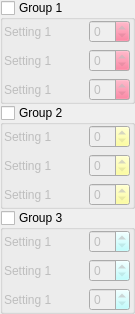
<?xml version="1.0" encoding="UTF-8"?>
<ui version="4.0">
 <class>FileSrcNodeUI</class>
 <widget class="QWidget" name="FileSrcNodeUI">
  <property name="geometry">
   <rect>
    <x>0</x>
    <y>0</y>
    <width>135</width>
    <height>309</height>
   </rect>
  </property>
  <property name="windowTitle">
   <string>Form</string>
  </property>
  <layout class="QGridLayout" name="gridLayout_5">
   <property name="leftMargin">
    <number>0</number>
   </property>
   <property name="topMargin">
    <number>0</number>
   </property>
   <property name="rightMargin">
    <number>0</number>
   </property>
   <property name="bottomMargin">
    <number>0</number>
   </property>
   <property name="spacing">
    <number>1</number>
   </property>
   <item row="1" column="0">
    <widget class="ctkCollapsibleButton" name="groupBox_2">
     <property name="palette">
      <palette>
       <active>
        <colorrole role="Button">
         <brush brushstyle="SolidPattern">
          <color alpha="255">
           <red>255</red>
           <green>255</green>
           <blue>127</blue>
          </color>
         </brush>
        </colorrole>
        <colorrole role="ButtonText">
         <brush brushstyle="SolidPattern">
          <color alpha="255">
           <red>170</red>
           <green>0</green>
           <blue>127</blue>
          </color>
         </brush>
        </colorrole>
       </active>
       <inactive>
        <colorrole role="Button">
         <brush brushstyle="SolidPattern">
          <color alpha="255">
           <red>255</red>
           <green>255</green>
           <blue>127</blue>
          </color>
         </brush>
        </colorrole>
        <colorrole role="ButtonText">
         <brush brushstyle="SolidPattern">
          <color alpha="255">
           <red>170</red>
           <green>0</green>
           <blue>127</blue>
          </color>
         </brush>
        </colorrole>
       </inactive>
       <disabled>
        <colorrole role="Button">
         <brush brushstyle="SolidPattern">
          <color alpha="255">
           <red>255</red>
           <green>255</green>
           <blue>127</blue>
          </color>
         </brush>
        </colorrole>
        <colorrole role="ButtonText">
         <brush brushstyle="SolidPattern">
          <color alpha="255">
           <red>129</red>
           <green>120</green>
           <blue>106</blue>
          </color>
         </brush>
        </colorrole>
       </disabled>
      </palette>
     </property>
     <property name="title">
      <string>Group 2</string>
     </property>
     <property name="flat">
      <bool>false</bool>
     </property>
     <property name="checkable">
      <bool>true</bool>
     </property>
     <property name="checked">
      <bool>false</bool>
     </property>
     <layout class="QGridLayout" name="gridLayout_2">
      <property name="leftMargin">
       <number>0</number>
      </property>
      <property name="topMargin">
       <number>0</number>
      </property>
      <property name="rightMargin">
       <number>0</number>
      </property>
      <property name="bottomMargin">
       <number>0</number>
      </property>
      <item row="0" column="2">
       <widget class="QSpinBox" name="spinBox_52">
        <property name="sizePolicy">
         <sizepolicy hsizetype="Maximum" vsizetype="Fixed">
          <horstretch>0</horstretch>
          <verstretch>0</verstretch>
         </sizepolicy>
        </property>
       </widget>
      </item>
      <item row="0" column="1">
       <spacer name="horizontalSpacer_52">
        <property name="orientation">
         <enum>Qt::Horizontal</enum>
        </property>
        <property name="sizeType">
         <enum>QSizePolicy::Fixed</enum>
        </property>
        <property name="sizeHint" stdset="0">
         <size>
          <width>30</width>
          <height>5</height>
         </size>
        </property>
       </spacer>
      </item>
      <item row="0" column="0">
       <widget class="QLabel" name="label_52">
        <property name="sizePolicy">
         <sizepolicy hsizetype="Maximum" vsizetype="Preferred">
          <horstretch>0</horstretch>
          <verstretch>0</verstretch>
         </sizepolicy>
        </property>
        <property name="text">
         <string>Setting 1</string>
        </property>
       </widget>
      </item>
      <item row="1" column="1">
       <spacer name="horizontalSpacer_53">
        <property name="orientation">
         <enum>Qt::Horizontal</enum>
        </property>
        <property name="sizeType">
         <enum>QSizePolicy::Fixed</enum>
        </property>
        <property name="sizeHint" stdset="0">
         <size>
          <width>30</width>
          <height>5</height>
         </size>
        </property>
       </spacer>
      </item>
      <item row="2" column="0">
       <widget class="QLabel" name="label_54">
        <property name="sizePolicy">
         <sizepolicy hsizetype="Maximum" vsizetype="Preferred">
          <horstretch>0</horstretch>
          <verstretch>0</verstretch>
         </sizepolicy>
        </property>
        <property name="text">
         <string>Setting 1</string>
        </property>
       </widget>
      </item>
      <item row="1" column="0">
       <widget class="QLabel" name="label_53">
        <property name="sizePolicy">
         <sizepolicy hsizetype="Maximum" vsizetype="Preferred">
          <horstretch>0</horstretch>
          <verstretch>0</verstretch>
         </sizepolicy>
        </property>
        <property name="text">
         <string>Setting 1</string>
        </property>
       </widget>
      </item>
      <item row="2" column="2">
       <widget class="QSpinBox" name="spinBox_54">
        <property name="sizePolicy">
         <sizepolicy hsizetype="Maximum" vsizetype="Fixed">
          <horstretch>0</horstretch>
          <verstretch>0</verstretch>
         </sizepolicy>
        </property>
       </widget>
      </item>
      <item row="2" column="1">
       <spacer name="horizontalSpacer_54">
        <property name="orientation">
         <enum>Qt::Horizontal</enum>
        </property>
        <property name="sizeType">
         <enum>QSizePolicy::Fixed</enum>
        </property>
        <property name="sizeHint" stdset="0">
         <size>
          <width>30</width>
          <height>5</height>
         </size>
        </property>
       </spacer>
      </item>
      <item row="1" column="2">
       <widget class="QSpinBox" name="spinBox_53">
        <property name="sizePolicy">
         <sizepolicy hsizetype="Maximum" vsizetype="Fixed">
          <horstretch>0</horstretch>
          <verstretch>0</verstretch>
         </sizepolicy>
        </property>
       </widget>
      </item>
     </layout>
    </widget>
   </item>
   <item row="2" column="0">
    <widget class="ctkCollapsibleButton" name="groupBox_3">
     <property name="palette">
      <palette>
       <active>
        <colorrole role="Button">
         <brush brushstyle="SolidPattern">
          <color alpha="255">
           <red>170</red>
           <green>255</green>
           <blue>255</blue>
          </color>
         </brush>
        </colorrole>
        <colorrole role="ButtonText">
         <brush brushstyle="SolidPattern">
          <color alpha="255">
           <red>50</red>
           <green>50</green>
           <blue>0</blue>
          </color>
         </brush>
        </colorrole>
       </active>
       <inactive>
        <colorrole role="Button">
         <brush brushstyle="SolidPattern">
          <color alpha="255">
           <red>170</red>
           <green>255</green>
           <blue>255</blue>
          </color>
         </brush>
        </colorrole>
        <colorrole role="ButtonText">
         <brush brushstyle="SolidPattern">
          <color alpha="255">
           <red>50</red>
           <green>50</green>
           <blue>0</blue>
          </color>
         </brush>
        </colorrole>
       </inactive>
       <disabled>
        <colorrole role="Button">
         <brush brushstyle="SolidPattern">
          <color alpha="255">
           <red>170</red>
           <green>255</green>
           <blue>255</blue>
          </color>
         </brush>
        </colorrole>
        <colorrole role="ButtonText">
         <brush brushstyle="SolidPattern">
          <color alpha="255">
           <red>129</red>
           <green>120</green>
           <blue>106</blue>
          </color>
         </brush>
        </colorrole>
       </disabled>
      </palette>
     </property>
     <property name="title">
      <string>Group 3</string>
     </property>
     <property name="flat">
      <bool>false</bool>
     </property>
     <property name="checkable">
      <bool>true</bool>
     </property>
     <property name="checked">
      <bool>false</bool>
     </property>
     <layout class="QGridLayout" name="gridLayout_3">
      <property name="leftMargin">
       <number>0</number>
      </property>
      <property name="topMargin">
       <number>0</number>
      </property>
      <property name="rightMargin">
       <number>0</number>
      </property>
      <property name="bottomMargin">
       <number>0</number>
      </property>
      <item row="0" column="1">
       <spacer name="horizontalSpacer_58">
        <property name="orientation">
         <enum>Qt::Horizontal</enum>
        </property>
        <property name="sizeType">
         <enum>QSizePolicy::Fixed</enum>
        </property>
        <property name="sizeHint" stdset="0">
         <size>
          <width>30</width>
          <height>5</height>
         </size>
        </property>
       </spacer>
      </item>
      <item row="2" column="0">
       <widget class="QLabel" name="label_60">
        <property name="sizePolicy">
         <sizepolicy hsizetype="Maximum" vsizetype="Preferred">
          <horstretch>0</horstretch>
          <verstretch>0</verstretch>
         </sizepolicy>
        </property>
        <property name="text">
         <string>Setting 1</string>
        </property>
       </widget>
      </item>
      <item row="1" column="2">
       <widget class="QSpinBox" name="spinBox_59">
        <property name="sizePolicy">
         <sizepolicy hsizetype="Maximum" vsizetype="Fixed">
          <horstretch>0</horstretch>
          <verstretch>0</verstretch>
         </sizepolicy>
        </property>
       </widget>
      </item>
      <item row="1" column="1">
       <spacer name="horizontalSpacer_59">
        <property name="orientation">
         <enum>Qt::Horizontal</enum>
        </property>
        <property name="sizeType">
         <enum>QSizePolicy::Fixed</enum>
        </property>
        <property name="sizeHint" stdset="0">
         <size>
          <width>30</width>
          <height>5</height>
         </size>
        </property>
       </spacer>
      </item>
      <item row="2" column="1">
       <spacer name="horizontalSpacer_60">
        <property name="orientation">
         <enum>Qt::Horizontal</enum>
        </property>
        <property name="sizeType">
         <enum>QSizePolicy::Fixed</enum>
        </property>
        <property name="sizeHint" stdset="0">
         <size>
          <width>30</width>
          <height>5</height>
         </size>
        </property>
       </spacer>
      </item>
      <item row="0" column="0">
       <widget class="QLabel" name="label_58">
        <property name="sizePolicy">
         <sizepolicy hsizetype="Maximum" vsizetype="Preferred">
          <horstretch>0</horstretch>
          <verstretch>0</verstretch>
         </sizepolicy>
        </property>
        <property name="text">
         <string>Setting 1</string>
        </property>
       </widget>
      </item>
      <item row="2" column="2">
       <widget class="QSpinBox" name="spinBox_60">
        <property name="sizePolicy">
         <sizepolicy hsizetype="Maximum" vsizetype="Fixed">
          <horstretch>0</horstretch>
          <verstretch>0</verstretch>
         </sizepolicy>
        </property>
       </widget>
      </item>
      <item row="1" column="0">
       <widget class="QLabel" name="label_59">
        <property name="sizePolicy">
         <sizepolicy hsizetype="Maximum" vsizetype="Preferred">
          <horstretch>0</horstretch>
          <verstretch>0</verstretch>
         </sizepolicy>
        </property>
        <property name="text">
         <string>Setting 1</string>
        </property>
       </widget>
      </item>
      <item row="0" column="2">
       <widget class="QSpinBox" name="spinBox_58">
        <property name="sizePolicy">
         <sizepolicy hsizetype="Maximum" vsizetype="Fixed">
          <horstretch>0</horstretch>
          <verstretch>0</verstretch>
         </sizepolicy>
        </property>
       </widget>
      </item>
     </layout>
    </widget>
   </item>
   <item row="3" column="0">
    <spacer name="verticalSpacer">
     <property name="orientation">
      <enum>Qt::Vertical</enum>
     </property>
     <property name="sizeHint" stdset="0">
      <size>
       <width>20</width>
       <height>0</height>
      </size>
     </property>
    </spacer>
   </item>
   <item row="0" column="0">
    <widget class="ctkCollapsibleButton" name="groupBox">
     <property name="palette">
      <palette>
       <active>
        <colorrole role="Button">
         <brush brushstyle="SolidPattern">
          <color alpha="255">
           <red>255</red>
           <green>85</green>
           <blue>127</blue>
          </color>
         </brush>
        </colorrole>
        <colorrole role="ButtonText">
         <brush brushstyle="SolidPattern">
          <color alpha="255">
           <red>0</red>
           <green>0</green>
           <blue>255</blue>
          </color>
         </brush>
        </colorrole>
       </active>
       <inactive>
        <colorrole role="Button">
         <brush brushstyle="SolidPattern">
          <color alpha="255">
           <red>255</red>
           <green>85</green>
           <blue>127</blue>
          </color>
         </brush>
        </colorrole>
        <colorrole role="ButtonText">
         <brush brushstyle="SolidPattern">
          <color alpha="255">
           <red>0</red>
           <green>0</green>
           <blue>255</blue>
          </color>
         </brush>
        </colorrole>
       </inactive>
       <disabled>
        <colorrole role="Button">
         <brush brushstyle="SolidPattern">
          <color alpha="255">
           <red>255</red>
           <green>85</green>
           <blue>127</blue>
          </color>
         </brush>
        </colorrole>
        <colorrole role="ButtonText">
         <brush brushstyle="SolidPattern">
          <color alpha="255">
           <red>129</red>
           <green>120</green>
           <blue>106</blue>
          </color>
         </brush>
        </colorrole>
       </disabled>
      </palette>
     </property>
     <property name="title">
      <string>Group 1</string>
     </property>
     <property name="flat">
      <bool>false</bool>
     </property>
     <property name="checkable">
      <bool>true</bool>
     </property>
     <property name="checked">
      <bool>false</bool>
     </property>
     <layout class="QGridLayout" name="gridLayout">
      <property name="leftMargin">
       <number>0</number>
      </property>
      <property name="topMargin">
       <number>0</number>
      </property>
      <property name="rightMargin">
       <number>0</number>
      </property>
      <property name="bottomMargin">
       <number>0</number>
      </property>
      <item row="1" column="0">
       <widget class="QLabel" name="label_47">
        <property name="sizePolicy">
         <sizepolicy hsizetype="Maximum" vsizetype="Preferred">
          <horstretch>0</horstretch>
          <verstretch>0</verstretch>
         </sizepolicy>
        </property>
        <property name="text">
         <string>Setting 1</string>
        </property>
       </widget>
      </item>
      <item row="0" column="0">
       <widget class="QLabel" name="label_46">
        <property name="sizePolicy">
         <sizepolicy hsizetype="Maximum" vsizetype="Preferred">
          <horstretch>0</horstretch>
          <verstretch>0</verstretch>
         </sizepolicy>
        </property>
        <property name="text">
         <string>Setting 1</string>
        </property>
       </widget>
      </item>
      <item row="1" column="2">
       <widget class="QSpinBox" name="spinBox_47">
        <property name="sizePolicy">
         <sizepolicy hsizetype="Maximum" vsizetype="Fixed">
          <horstretch>0</horstretch>
          <verstretch>0</verstretch>
         </sizepolicy>
        </property>
       </widget>
      </item>
      <item row="1" column="1">
       <spacer name="horizontalSpacer_47">
        <property name="orientation">
         <enum>Qt::Horizontal</enum>
        </property>
        <property name="sizeType">
         <enum>QSizePolicy::Fixed</enum>
        </property>
        <property name="sizeHint" stdset="0">
         <size>
          <width>30</width>
          <height>5</height>
         </size>
        </property>
       </spacer>
      </item>
      <item row="0" column="2">
       <widget class="QSpinBox" name="spinBox_46">
        <property name="sizePolicy">
         <sizepolicy hsizetype="Maximum" vsizetype="Fixed">
          <horstretch>0</horstretch>
          <verstretch>0</verstretch>
         </sizepolicy>
        </property>
       </widget>
      </item>
      <item row="0" column="1">
       <spacer name="horizontalSpacer_64">
        <property name="orientation">
         <enum>Qt::Horizontal</enum>
        </property>
        <property name="sizeType">
         <enum>QSizePolicy::Fixed</enum>
        </property>
        <property name="sizeHint" stdset="0">
         <size>
          <width>30</width>
          <height>5</height>
         </size>
        </property>
       </spacer>
      </item>
      <item row="2" column="0">
       <widget class="QLabel" name="label_48">
        <property name="sizePolicy">
         <sizepolicy hsizetype="Maximum" vsizetype="Preferred">
          <horstretch>0</horstretch>
          <verstretch>0</verstretch>
         </sizepolicy>
        </property>
        <property name="text">
         <string>Setting 1</string>
        </property>
       </widget>
      </item>
      <item row="2" column="1">
       <spacer name="horizontalSpacer_48">
        <property name="orientation">
         <enum>Qt::Horizontal</enum>
        </property>
        <property name="sizeType">
         <enum>QSizePolicy::Fixed</enum>
        </property>
        <property name="sizeHint" stdset="0">
         <size>
          <width>30</width>
          <height>5</height>
         </size>
        </property>
       </spacer>
      </item>
      <item row="2" column="2">
       <widget class="QSpinBox" name="spinBox_48">
        <property name="sizePolicy">
         <sizepolicy hsizetype="Maximum" vsizetype="Fixed">
          <horstretch>0</horstretch>
          <verstretch>0</verstretch>
         </sizepolicy>
        </property>
       </widget>
      </item>
     </layout>
    </widget>
   </item>
  </layout>
 </widget>
 <customwidgets>
  <customwidget>
   <class>ctkCollapsibleButton</class>
   <extends>QGroupBox</extends>
   <header>ctkCollapsibleButton.h</header>
   <container>1</container>
  </customwidget>
 </customwidgets>
 <resources/>
 <connections/>
</ui>
